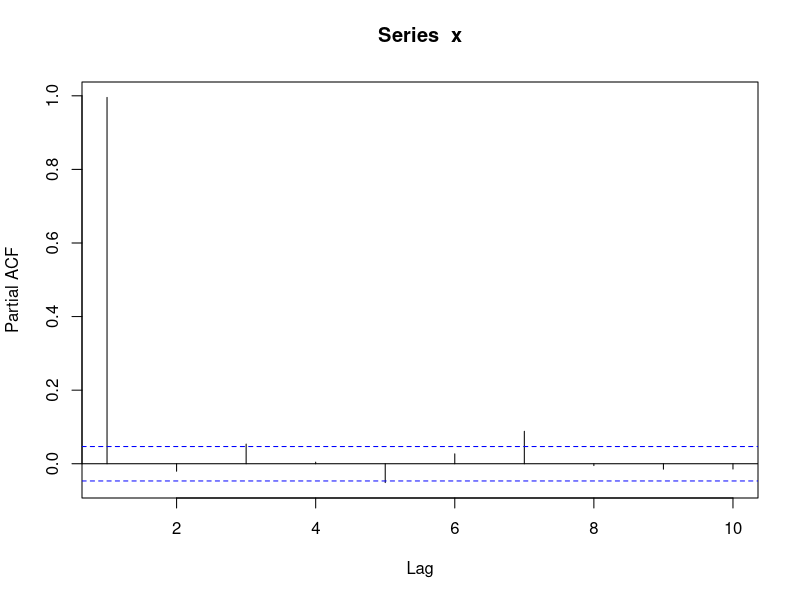
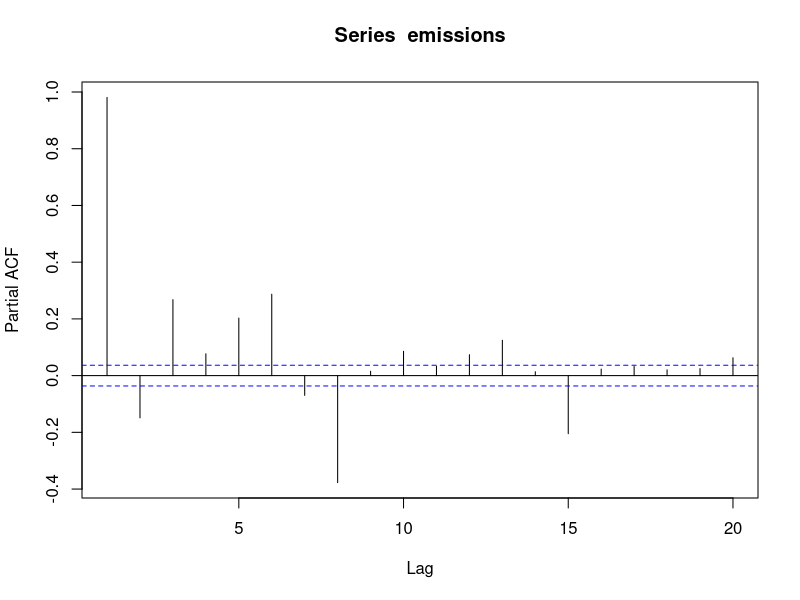
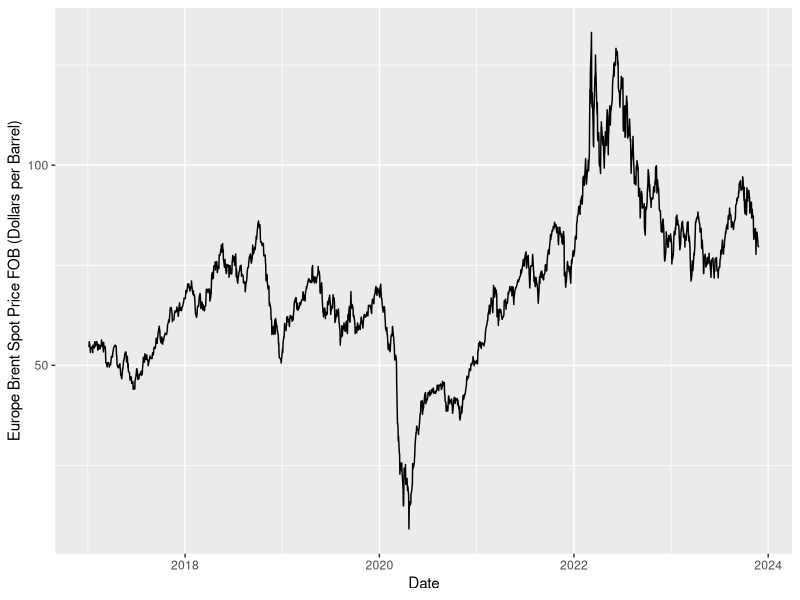
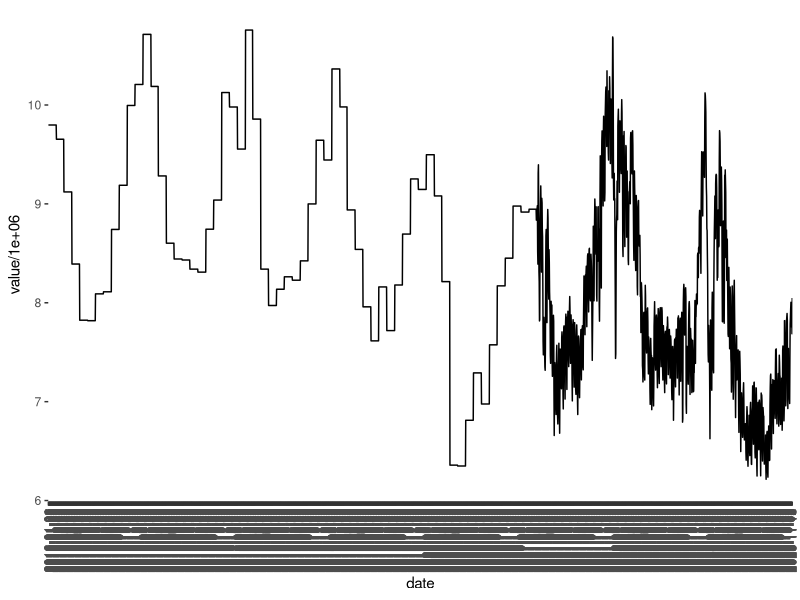

Write R code to recreate these figures, in order.
library(readxl)
library(tseries)
library(ggplot2)

#Trying to find autoregression lag of brent crude oil prices

#Start by reading in the crude oil prices
brent_crude_proces<- read_excel("brent_crude_prices.xlsx")
x<- brent_crude_proces$`Europe Brent Spot Price FOB (Dollars per Barrel)`
pacf(x, lag = 10, pl=TRUE)

#We can tell from the partial autocorrelation that he spike at lag 1 is much much higher than at subsequent lags.
#So we can say crude oil has a AR(1) structure. 


#What about co2 emissions?
co2_emissions_data<-read.csv("co2_emission.csv")
emissions<- co2_emissions_data$value

pacf(emissions, lag=20, pl=TRUE)

#This doesn't look so great. 

#Graphin brent crude oil
ggplot(data=brent_crude_proces, aes(x=Date, `Europe Brent Spot Price FOB (Dollars per Barrel)`))+
  geom_line()

#Graphing CO2 Emissions
ggplot(data=co2_emissions_data, aes(date, y=value/1000000))+
  geom_line(group=1)+theme(axis.text.x = element_text(angle = 90, vjust = 0.5, hjust=1))
